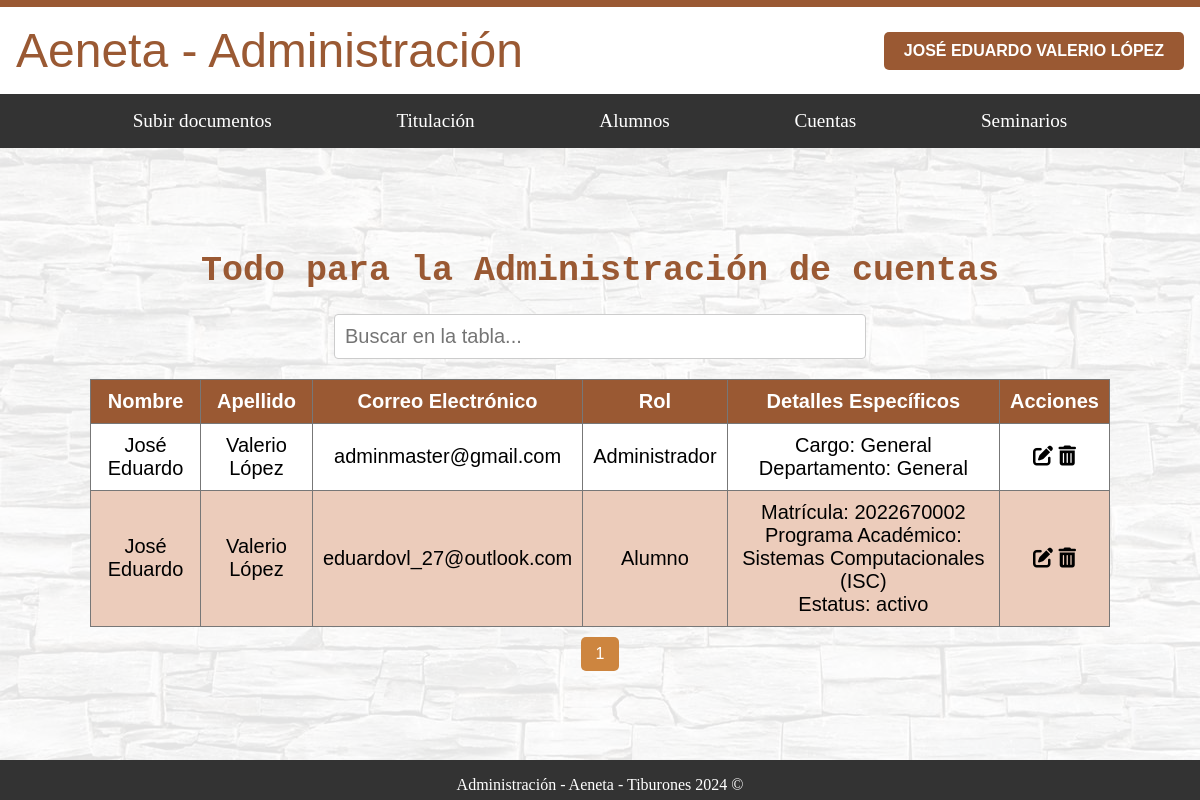
/administracion/cuentas/administrar_cuentas/ (signed in), run on an earlier commit of the app's database.
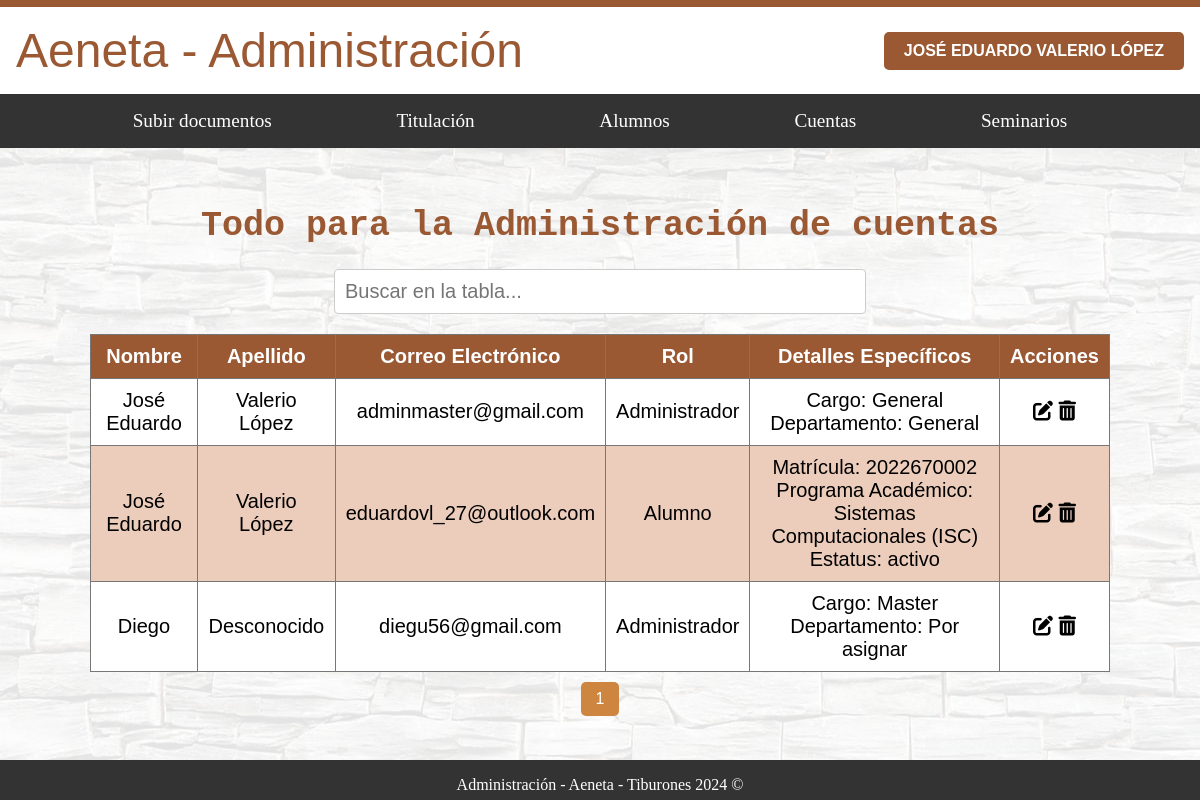
And on a later commit of the database.
### usuarios/models.py (models this page shows)
class CustomUser(AbstractUser):
    nombre = models.CharField(max_length=100)
    apellido = models.CharField(max_length=100)
    correo_electronico = models.EmailField(unique=True)
    is_administrador = models.BooleanField(default=False)
    is_alumno = models.BooleanField(default=False)
    is_docente = models.BooleanField(default=False)
    matricula = models.CharField(max_length=20, blank=True, null=True)
    programa_academico = models.CharField(max_length=100, blank=True, null=True)
    estatus = models.CharField(max_length=20, choices=[('activo', 'Activo'), ('egresado', 'Egresado')], blank=True, null=True)
    especialidad = models.CharField(max_length=100, blank=True, null=True)
    departamento_docente = models.CharField(max_length=100, blank=True, null=True)
    cargo = models.CharField(max_length=100, blank=True, null=True)
    departamento_admin = models.CharField(max_length=100, blank=True, null=True)

### administracion/views.py (the view)
# urls.py: path('cuentas/administrar_cuentas/', AdministracionAdminCuentas.as_view(), name='administrar_cuentas'),
class AdministracionAdminCuentas(AdminRequiredMixin, TemplateView):
    template_name = 'administracion/cuentas/administrar_cuentas.html'
    def get_context_data(self, **kwargs):
        context = super().get_context_data(**kwargs)
        context['usuarios'] = CustomUser.objects.all()
        return context

### administracion/context_processors.py (called while the page is built)
def admin_info(request):
    if request.user.is_authenticated and hasattr(request.user, 'nombre'):
        return {
            'nombre_administrador': request.user.nombre,
            'apellido_administrador': request.user.apellido,
            'departamento_administrador': request.user.departamento_admin,
            'cargo_administrador': request.user.cargo,
            'correo_administrador': request.user.correo_electronico,
        }
    return {}

### administracion/mixins.py (called while the page is built)
    def dispatch(self, request, *args, **kwargs):
        if not request.user.is_authenticated:
            return self.handle_no_permission()
        if not getattr(request.user, 'is_administrador', False):  # Usar getattr para manejar si el atributo no existe
            messages.error(request, 'No tienes permiso para ver esta página.')
            return redirect('nombre_de_la_url_por_defecto')
        return super().dispatch(request, *args, **kwargs)

### administracion/templates/administracion/cuentas/administrar_cuentas.html (shortened to what this page needs)
{% extends "base_generic_Administracion.html" %}
{% load static%}
{% block content %}
  <div id="fondo">
    <div class="contenedor_principal letra_texto">
      <h1 class="letra_titulos">Todo para la Administración de cuentas</h1>
      <input type="text" id="searchInput" onkeyup="filterTable()" placeholder="Buscar en la tabla..." class="letra_texto">
      <table border="1" id="userTable">
        <thead>
          <tr>
            <th>Nombre</th>
            <th>Apellido</th>
            <th>Correo Electrónico</th>
            <th>Rol</th>
            <th>Detalles Específicos</th>
            <th>Acciones</th>
          </tr>
        </thead>
        <tbody id="tableBody">
          {% for usuario in usuarios %}
          <tr>
            <td>{{ usuario.nombre }}</td>
            <td>{{ usuario.apellido }}</td>
            <td>{{ usuario.correo_electronico }}</td>
            <td>
              {% if usuario.is_administrador %}
                Administrador
              {% elif usuario.is_alumno %}
                Alumno
              {% elif usuario.is_docente %}
                Docente
              {% else %}
                No definido
              {% endif %}
            </td>
            <td>
              {% if usuario.is_alumno %}
                Matrícula: {{ usuario.matricula }}<br>
                Programa Académico: {{ usuario.programa_academico }}<br>
                Estatus: {{ usuario.estatus }}
              {% elif usuario.is_docente %}
                Especialidad: {{ usuario.especialidad }}<br>
                Departamento: {{ usuario.departamento_docente }}
              {% elif usuario.is_administrador %}
                Cargo: {{ usuario.cargo }}<br>
                Departamento: {{ usuario.departamento_admin }}
              {% endif %}
            </td>
            <td>
              <i class="fas fa-edit" onclick="editarUsuario('{{ usuario.id }}')"></i>
              <i class="fas fa-trash-alt" onclick="deleteUsuario('{{ usuario.id }}')"></i>
          </td>
          </tr>
          {% endfor %}
        </tbody>
      </table>
      <div id="pagination" class="pagination">
      </div>
    </div>
  </div>
{% endblock %}

### administracion/templates/base_generic_Administracion.html (shortened to what this page needs)
<!DOCTYPE html>
{%load static %}
<html lang="es">
<head>
    <link rel="stylesheet" type="text/css" href="{% static 'styles/home_administracion.css' %}">
    <link rel="stylesheet" type="text/css" href="{% static 'styles/subirDoc.css' %}">
    <link rel="stylesheet" type="text/css" href="{% static 'styles/base.css' %}">
    <link rel="stylesheet" type="text/css" href="{% static 'styles/informacion.css' %}">
    <link rel="stylesheet" type="text/css" href="{% static 'styles/nav_bar.css' %}">
    <link rel="stylesheet" type="text/css" href="{% static 'styles/alumno.css' %}">
    <link rel="stylesheet" type="text/css" href="{% static 'styles/crear_cuentas.css' %}">
    <link rel="stylesheet" type="text/css" href="{% static 'styles/administrar_cuentas.css' %}">
    <link rel="stylesheet" type="text/css" href="{% static 'styles/paginacion.css' %}">
    <link rel="stylesheet" href="https://cdnjs.cloudflare.com/ajax/libs/font-awesome/6.0.0-beta3/css/all.min.css">
</head>
<body>
    <div id="nombre_sistema" class="header-flex-container">
        <a href="{% url 'administracion:home' %}">
            <span>Aeneta - Administración</span>
        </a>
        <div class="admin-info">
            {% if nombre_administrador %}
                <div class="dropdown_base">
                    <button class="dropbtn_base">{{ nombre_administrador }} {{ apellido_administrador }}</button>
                </div>
            {% endif %}
        </div>
    </div>
    <nav class="nav_bar" aria-label="Navegación principal">
        <a class="nav-link" href="{% url 'administracion:subir_documento' %}">Subir documentos</a>
        <div class="dropdown">
            <a class="nav-link">Titulación</a>
        </div>
        <a class="nav-link" href="{% url 'administracion:alumnos' %}">Alumnos</a>
        <div class="dropdown">
            <a class="nav-link">Cuentas</a>
        </div>
        <a class="nav-link" href="{% url 'administracion:seminarios' %}">Seminarios</a>
    </nav>
    {% block content %}{% endblock %}
    <footer>
        <p>Administración - Aeneta - Tiburones 2024 ©</p>
    </footer>
</body>
</html>

What changed in the data, as far as the page shows it:
added CustomUser: nombre "Diego", apellido "Desconocido", correo_electronico "diegu56@gmail.com", is_administrador "Administrador", cargo "Master", departamento_admin "Por asignar"
